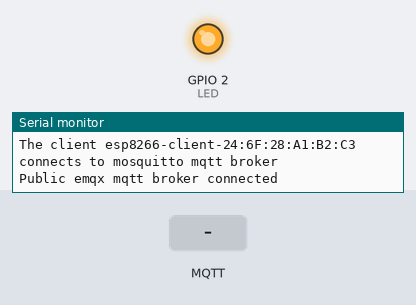
This sketch was run on a simulated ESP8266 (NodeMCU). On the bench: output pins drawn as LEDs (lit = HIGH), the last lines printed to the serial monitor. Inputs (shaded band) come from the test bench. WiFi joins after 1.5 s; servers stay silent unless stated; no MQTT or app messages arrive unless stated.

Above: at 2.7 s.
2.8 s: MQTT message "on" arrives on the first subscribed topic
At 4.4 s:
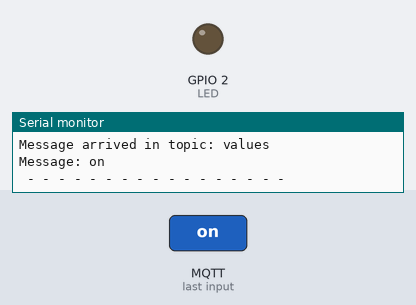
5.0 s: MQTT message "off" arrives on the first subscribed topic
At 6.0 s:
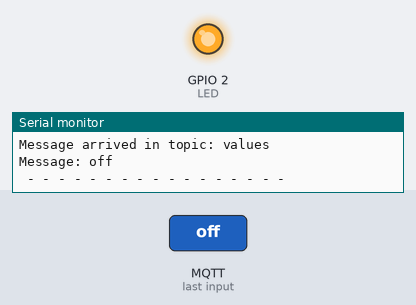
Timing chart, 0 to 8.0 s (numbered marks = the images above; inputs shaded):
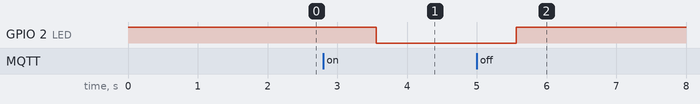

The sketch:

mqtt.ino
```cpp
#include <ESP8266WiFi.h>
#include <PubSubClient.h>

// WiFi
const char *ssid = "Pixel's Lair 2"; // Enter your WiFi name
const char *password = "CasaDaEstrada";  // Enter WiFi password

// MQTT Broker
const char *mqtt_broker = "192.168.1.201";
const char *topic1 = "values";
const char *topic2 = "commands";
const int mqtt_port = 1883;

// ESP8266 LED
int LED = 2;
int ledOnOff = 0;

// Simulated Voltage
int voltage = 0;

WiFiClient espClient;
PubSubClient client(espClient);

void setup() {
 // Set software serial baud to 115200;
 Serial.begin(115200);
 pinMode(LED, OUTPUT);
 digitalWrite(LED, HIGH);

 // connecting to a WiFi network
 WiFi.begin(ssid, password);
 while (WiFi.status() != WL_CONNECTED) {
  delay(500);
  Serial.println("Connecting to WiFi..");
 }

 Serial.println("Connected to the WiFi network");

 //connecting to a mqtt broker
 client.setServer(mqtt_broker, mqtt_port);
 client.setCallback(callback);

 while (!client.connected()) {
 String client_id = "esp8266-client-";
 client_id += String(WiFi.macAddress());

 Serial.printf("The client %s connects to mosquitto mqtt broker\n", client_id.c_str());

 if (client.connect(client_id.c_str())) {
  Serial.println("Public emqx mqtt broker connected");
 } else {
  Serial.print("failed with state ");
  Serial.print(client.state());
  delay(2000);
 }
}

 // publish and subscribe
 client.subscribe(topic1);
 client.subscribe(topic2);
}

void callback(char *topic, byte *payload, unsigned int length) {
 Serial.print("Message arrived in topic: ");
 Serial.println(topic);
 Serial.print("Message: ");
 char *message = (char*) payload;
 message[length] = '\0';
 Serial.print(message);

 if(!strncmp(message, "on", length)){
   digitalWrite(LED, LOW); // Turn LED ON
   ledOnOff = 1;
 }

 if(!strncmp(message, "off", length)){
   digitalWrite(LED, HIGH); // Turn LED OFF
   ledOnOff = 0;
 }

 Serial.println();
 Serial.println(" - - - - - - - - - - - - - - - - -");
}

void loop() {
 client.loop();

 if(ledOnOff == 0) {
  if(voltage == 0){
    voltage = 0;
  } else {
    voltage -= 20;
  }
 }

 if(ledOnOff == 1){
  if(voltage == 200){
    voltage = 200;
  } else {
    voltage += 20;
  }
 }

 char Voltage[16];
 client.publish(topic1, itoa(voltage, Voltage, 10));
 delay(1000);
}
```

Measured:
- after the input at 2.8 s, GPIO 2 (LED): HIGH → LOW after 0.76 s
- after the input at 5.0 s, GPIO 2 (LED): LOW → HIGH after 0.56 s
